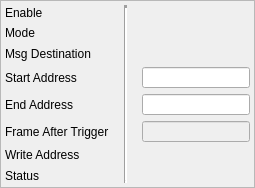
    <widget class="QFrame" name="frame_4">
     <property name="frameShape">
      <enum>QFrame::StyledPanel</enum>
     </property>
     <property name="frameShadow">
      <enum>QFrame::Raised</enum>
     </property>
     <layout class="QGridLayout" name="gridLayout">
      <property name="leftMargin">
       <number>4</number>
      </property>
      <property name="topMargin">
       <number>4</number>
      </property>
      <property name="rightMargin">
       <number>4</number>
      </property>
      <property name="bottomMargin">
       <number>4</number>
      </property>
      <property name="horizontalSpacing">
       <number>15</number>
      </property>
      <item row="1" column="0">
       <widget class="QLabel" name="label_6">
        <property name="sizePolicy">
         <sizepolicy hsizetype="Preferred" vsizetype="Preferred">
          <horstretch>0</horstretch>
          <verstretch>0</verstretch>
         </sizepolicy>
        </property>
        <property name="font">
         <font/>
        </property>
        <property name="text">
         <string>Mode</string>
        </property>
       </widget>
      </item>
      <item row="2" column="0">
       <widget class="QLabel" name="label_3">
        <property name="sizePolicy">
         <sizepolicy hsizetype="Preferred" vsizetype="Preferred">
          <horstretch>0</horstretch>
          <verstretch>0</verstretch>
         </sizepolicy>
        </property>
        <property name="font">
         <font/>
        </property>
        <property name="text">
         <string>Msg Destination</string>
        </property>
       </widget>
      </item>
      <item row="5" column="2">
       <widget class="PyDMLineEdit" name="PyDMLineEdit_3">
        <property name="enabled">
         <bool>false</bool>
        </property>
        <property name="sizePolicy">
         <sizepolicy hsizetype="Preferred" vsizetype="Preferred">
          <horstretch>1</horstretch>
          <verstretch>1</verstretch>
         </sizepolicy>
        </property>
        <property name="minimumSize">
         <size>
          <width>0</width>
          <height>0</height>
         </size>
        </property>
        <property name="maximumSize">
         <size>
          <width>16777215</width>
          <height>16777215</height>
         </size>
        </property>
        <property name="font">
         <font>
          <pointsize>8</pointsize>
         </font>
        </property>
        <property name="toolTip">
         <string/>
        </property>
        <property name="channel" stdset="0">
         <string>ca://${DEVICE}:WFENG${ENG}_FRAFTTRG0</string>
        </property>
       </widget>
      </item>
      <item row="0" column="0">
       <widget class="QLabel" name="label">
        <property name="sizePolicy">
         <sizepolicy hsizetype="Preferred" vsizetype="Preferred">
          <horstretch>0</horstretch>
          <verstretch>0</verstretch>
         </sizepolicy>
        </property>
        <property name="font">
         <font/>
        </property>
        <property name="text">
         <string>Enable</string>
        </property>
       </widget>
      </item>
      <item row="2" column="2">
       <widget class="PyDMEnumButton" name="PyDMEnumButton_3">
        <property name="sizePolicy">
         <sizepolicy hsizetype="Preferred" vsizetype="Preferred">
          <horstretch>1</horstretch>
          <verstretch>1</verstretch>
         </sizepolicy>
        </property>
        <property name="minimumSize">
         <size>
          <width>0</width>
          <height>0</height>
         </size>
        </property>
        <property name="maximumSize">
         <size>
          <width>16777215</width>
          <height>48</height>
         </size>
        </property>
        <property name="font">
         <font>
          <pointsize>8</pointsize>
         </font>
        </property>
        <property name="toolTip">
         <string/>
        </property>
        <property name="styleSheet">
         <string notr="true">QPushButton{font: 8px;}</string>
        </property>
        <property name="channel" stdset="0">
         <string>ca://${DEVICE}:WFENG${ENG}_MSGDEST0</string>
        </property>
        <property name="orientation" stdset="0">
         <enum>Qt::Horizontal</enum>
        </property>
        <property name="marginTop" stdset="0">
         <number>0</number>
        </property>
        <property name="marginBottom" stdset="0">
         <number>0</number>
        </property>
        <property name="marginLeft" stdset="0">
         <number>0</number>
        </property>
        <property name="marginRight" stdset="0">
         <number>0</number>
        </property>
        <property name="horizontalSpacing" stdset="0">
         <number>0</number>
        </property>
        <property name="verticalSpacing" stdset="0">
         <number>0</number>
        </property>
       </widget>
      </item>
      <item row="4" column="0">
       <widget class="QLabel" name="label_5">
        <property name="sizePolicy">
         <sizepolicy hsizetype="Preferred" vsizetype="Preferred">
          <horstretch>0</horstretch>
          <verstretch>0</verstretch>
         </sizepolicy>
        </property>
        <property name="font">
         <font/>
        </property>
        <property name="text">
         <string>End Address</string>
        </property>
       </widget>
      </item>
      <item row="6" column="0">
       <widget class="QLabel" name="label_9">
        <property name="sizePolicy">
         <sizepolicy hsizetype="Preferred" vsizetype="Preferred">
          <horstretch>0</horstretch>
          <verstretch>0</verstretch>
         </sizepolicy>
        </property>
        <property name="font">
         <font/>
        </property>
        <property name="text">
         <string>Write Address</string>
        </property>
       </widget>
      </item>
      <item row="3" column="0">
       <widget class="QLabel" name="label_4">
        <property name="sizePolicy">
         <sizepolicy hsizetype="Preferred" vsizetype="Preferred">
          <horstretch>0</horstretch>
          <verstretch>0</verstretch>
         </sizepolicy>
        </property>
        <property name="font">
         <font/>
        </property>
        <property name="text">
         <string>Start Address</string>
        </property>
       </widget>
      </item>
      <item row="7" column="2">
       <widget class="PyDMLabel" name="PyDMLabel_2">
        <property name="sizePolicy">
         <sizepolicy hsizetype="Preferred" vsizetype="Preferred">
          <horstretch>1</horstretch>
          <verstretch>1</verstretch>
         </sizepolicy>
        </property>
        <property name="minimumSize">
         <size>
          <width>0</width>
          <height>0</height>
         </size>
        </property>
        <property name="maximumSize">
         <size>
          <width>16777215</width>
          <height>16777215</height>
         </size>
        </property>
        <property name="font">
         <font>
          <pointsize>8</pointsize>
         </font>
        </property>
        <property name="toolTip">
         <string/>
        </property>
        <property name="styleSheet">
         <string notr="true"/>
        </property>
        <property name="text">
         <string/>
        </property>
        <property name="channel" stdset="0">
         <string>ca://${DEVICE}:WFENG${ENG}_STATUS0</string>
        </property>
       </widget>
      </item>
      <item row="4" column="2">
       <widget class="PyDMLineEdit" name="PyDMLineEdit_2">
        <property name="enabled">
         <bool>true</bool>
        </property>
        <property name="sizePolicy">
         <sizepolicy hsizetype="Preferred" vsizetype="Preferred">
          <horstretch>1</horstretch>
          <verstretch>1</verstretch>
         </sizepolicy>
        </property>
        <property name="minimumSize">
         <size>
          <width>0</width>
          <height>0</height>
         </size>
        </property>
        <property name="maximumSize">
         <size>
          <width>16777215</width>
          <height>16777215</height>
         </size>
        </property>
        <property name="font">
         <font>
          <pointsize>8</pointsize>
         </font>
        </property>
        <property name="toolTip">
         <string/>
        </property>
        <property name="readOnly">
         <bool>false</bool>
        </property>
        <property name="channel" stdset="0">
         <string>ca://${DEVICE}:WFENG${ENG}_ENDADDR0</string>
        </property>
       </widget>
      </item>
      <item row="0" column="2">
       <widget class="PyDMEnumButton" name="PyDMEnumButton">
        <property name="sizePolicy">
         <sizepolicy hsizetype="Preferred" vsizetype="Preferred">
          <horstretch>1</horstretch>
          <verstretch>1</verstretch>
         </sizepolicy>
        </property>
        <property name="minimumSize">
         <size>
          <width>0</width>
          <height>0</height>
         </size>
        </property>
        <property name="maximumSize">
         <size>
          <width>16777215</width>
          <height>48</height>
         </size>
        </property>
        <property name="font">
         <font>
          <pointsize>8</pointsize>
         </font>
        </property>
        <property name="toolTip">
         <string/>
        </property>
        <property name="styleSheet">
         <string notr="true">QPushButton{font: 8px;}</string>
        </property>
        <property name="channel" stdset="0">
         <string>ca://${DEVICE}:WFENG${ENG}_ENABLE0</string>
        </property>
        <property name="orientation" stdset="0">
         <enum>Qt::Horizontal</enum>
        </property>
        <property name="marginTop" stdset="0">
         <number>0</number>
        </property>
        <property name="marginBottom" stdset="0">
         <number>0</number>
        </property>
        <property name="marginLeft" stdset="0">
         <number>0</number>
        </property>
        <property name="marginRight" stdset="0">
         <number>0</number>
        </property>
        <property name="horizontalSpacing" stdset="0">
         <number>0</number>
        </property>
        <property name="verticalSpacing" stdset="0">
         <number>0</number>
        </property>
       </widget>
      </item>
      <item row="6" column="2">
       <widget class="PyDMLabel" name="PyDMLabel">
        <property name="sizePolicy">
         <sizepolicy hsizetype="Preferred" vsizetype="Preferred">
          <horstretch>1</horstretch>
          <verstretch>1</verstretch>
         </sizepolicy>
        </property>
        <property name="minimumSize">
         <size>
          <width>0</width>
          <height>0</height>
         </size>
        </property>
        <property name="maximumSize">
         <size>
          <width>16777215</width>
          <height>16777215</height>
         </size>
        </property>
        <property name="font">
         <font>
          <pointsize>8</pointsize>
         </font>
        </property>
        <property name="toolTip">
         <string/>
        </property>
        <property name="styleSheet">
         <string notr="true"/>
        </property>
        <property name="text">
         <string/>
        </property>
        <property name="channel" stdset="0">
         <string>ca://${DEVICE}:WFENG${ENG}_WRADDR0</string>
        </property>
       </widget>
      </item>
      <item row="1" column="2">
       <widget class="PyDMEnumButton" name="PyDMEnumButton_2">
        <property name="sizePolicy">
         <sizepolicy hsizetype="Preferred" vsizetype="Preferred">
          <horstretch>1</horstretch>
          <verstretch>1</verstretch>
         </sizepolicy>
        </property>
        <property name="minimumSize">
         <size>
          <width>0</width>
          <height>0</height>
         </size>
        </property>
        <property name="maximumSize">
         <size>
          <width>16777215</width>
          <height>48</height>
         </size>
        </property>
        <property name="font">
         <font>
          <pointsize>8</pointsize>
         </font>
        </property>
        <property name="toolTip">
         <string/>
        </property>
        <property name="styleSheet">
         <string notr="true">QPushButton{font: 8px;}</string>
        </property>
        <property name="channel" stdset="0">
         <string>ca://${DEVICE}:WFENG${ENG}_MODE0</string>
        </property>
        <property name="orientation" stdset="0">
         <enum>Qt::Horizontal</enum>
        </property>
        <property name="marginTop" stdset="0">
         <number>0</number>
        </property>
        <property name="marginBottom" stdset="0">
         <number>0</number>
        </property>
        <property name="marginLeft" stdset="0">
         <number>0</number>
        </property>
        <property name="marginRight" stdset="0">
         <number>0</number>
        </property>
        <property name="horizontalSpacing" stdset="0">
         <number>0</number>
        </property>
        <property name="verticalSpacing" stdset="0">
         <number>0</number>
        </property>
       </widget>
      </item>
      <item row="5" column="0">
       <widget class="QLabel" name="label_8">
        <property name="sizePolicy">
         <sizepolicy hsizetype="Preferred" vsizetype="Preferred">
          <horstretch>0</horstretch>
          <verstretch>0</verstretch>
         </sizepolicy>
        </property>
        <property name="font">
         <font/>
        </property>
        <property name="text">
         <string>Frame After Trigger</string>
        </property>
       </widget>
      </item>
      <item row="3" column="2">
       <widget class="PyDMLineEdit" name="PyDMLineEdit">
        <property name="sizePolicy">
         <sizepolicy hsizetype="Preferred" vsizetype="Preferred">
          <horstretch>1</horstretch>
          <verstretch>1</verstretch>
         </sizepolicy>
        </property>
        <property name="minimumSize">
         <size>
          <width>0</width>
          <height>0</height>
         </size>
        </property>
        <property name="maximumSize">
         <size>
          <width>16777215</width>
          <height>16777215</height>
         </size>
        </property>
        <property name="font">
         <font>
          <pointsize>8</pointsize>
         </font>
        </property>
        <property name="toolTip">
         <string/>
        </property>
        <property name="readOnly">
         <bool>false</bool>
        </property>
        <property name="channel" stdset="0">
         <string>ca://${DEVICE}:WFENG${ENG}_STARTADDR0</string>
        </property>
       </widget>
      </item>
      <item row="7" column="0">
       <widget class="QLabel" name="label_7">
        <property name="sizePolicy">
         <sizepolicy hsizetype="Preferred" vsizetype="Preferred">
          <horstretch>0</horstretch>
          <verstretch>0</verstretch>
         </sizepolicy>
        </property>
        <property name="font">
         <font/>
        </property>
        <property name="text">
         <string>Status</string>
        </property>
       </widget>
      </item>
      <item row="0" column="1" rowspan="8">
       <widget class="Line" name="line_4">
        <property name="lineWidth">
         <number>3</number>
        </property>
        <property name="orientation">
         <enum>Qt::Vertical</enum>
        </property>
       </widget>
      </item>
     </layout>
    </widget>
